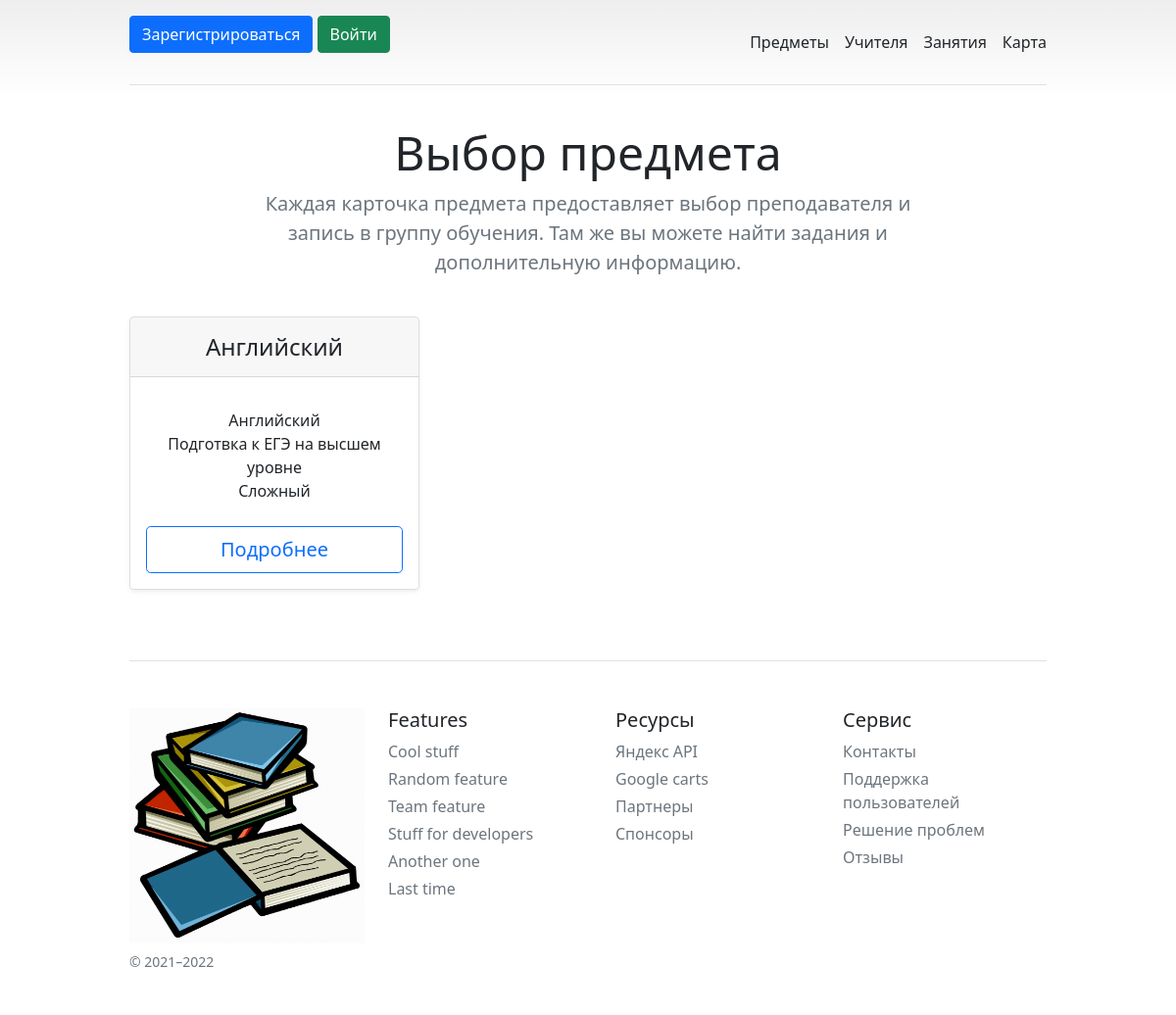
Before: / with the older database file.
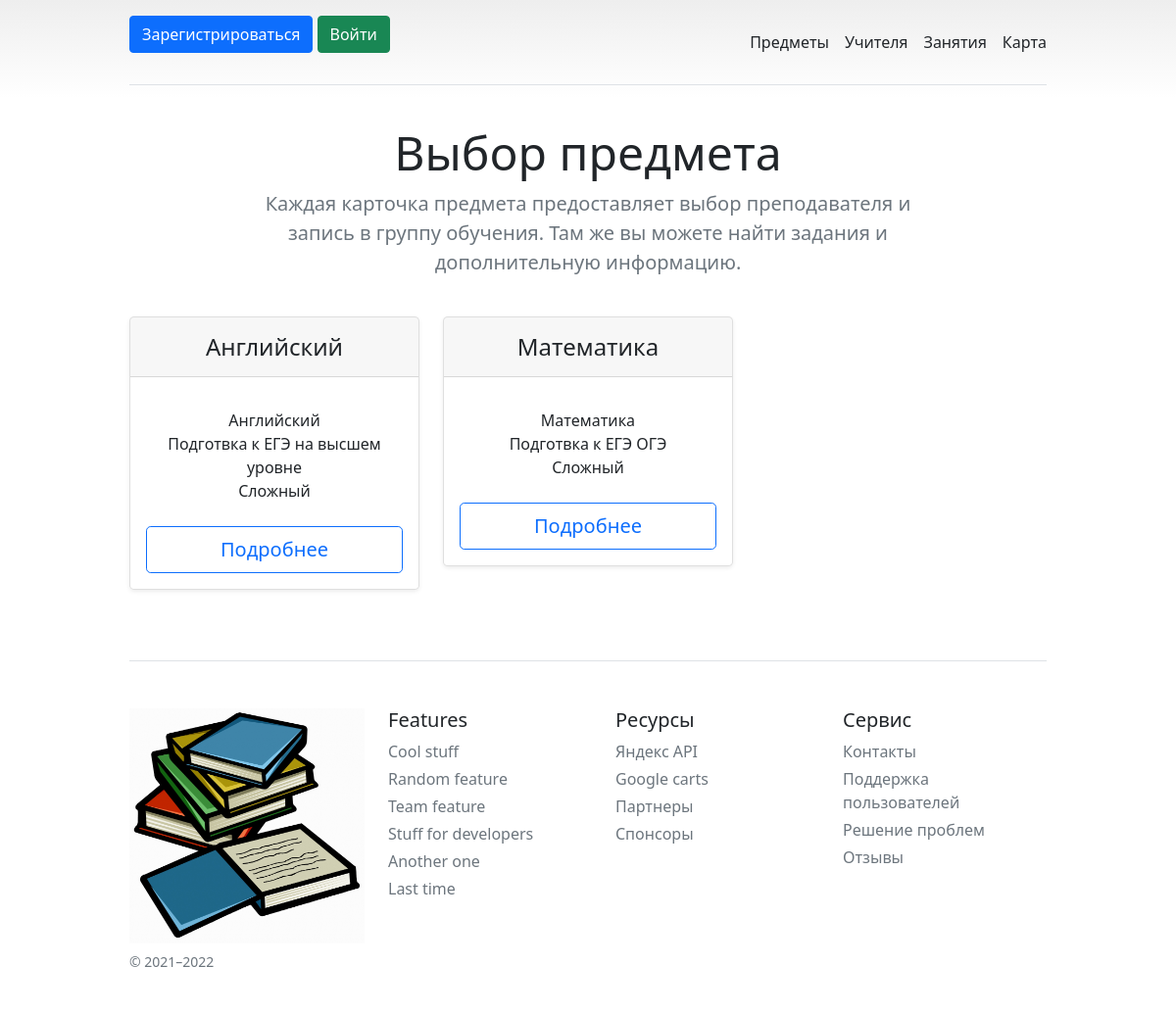
After: the same page with the newer database file.
### data/subjects.py (models this page shows)
class Subject(SqlAlchemyBase):
    __tablename__ = 'subject'
    id = sqlalchemy.Column(sqlalchemy.Integer,
                           primary_key=True, autoincrement=True)
    name = sqlalchemy.Column(sqlalchemy.String, nullable=False)
    about = sqlalchemy.Column(sqlalchemy.String, nullable=True)
    is_hard = sqlalchemy.Column(sqlalchemy.Boolean, default=False)
    user_id = sqlalchemy.Column(sqlalchemy.Integer,
                                sqlalchemy.ForeignKey("users.id"))
    user = orm.relation('User')
    lesson = orm.relation('Lesson', back_populates='subject')

### main.py (the view)
@app.route("/")
def index():
    db_sess = db_session.create_session()
    subjects = db_sess.query(Subject)
    return render_template("index2.html", subject=subjects)

### data/db_session.py (called while the page is built)
def create_session() -> Session:
    global __factory
    return __factory()

### templates/index2.html (shortened to what this page needs)
<!doctype html>
<html lang="en">
<head>
    <link href="https://cdn.jsdelivr.net/npm/bootstrap@5.1.3/dist/css/bootstrap.min.css" rel="stylesheet"
>
    <link href="pricing.css" rel="stylesheet">
</head>
<body>
<div class="container py-3">
    <header>
        <div class="d-flex flex-column flex-md-row align-items-center pb-3 mb-4 border-bottom">
            {% if current_user.is_authenticated %}
            <a href="/logout" class="d-flex align-items-center text-dark text-decoration-none">
                <svg xmlns="http://www.w3.org/2000/svg" width="40" height="32" class="me-2" viewBox="0 0 118 94"
                     role="img"><title>Bootstrap</title>
                    <path fill-rule="evenodd" clip-rule="evenodd"
                          d="M24.509 0c-6.733 0-11.715 5.893-11.492 12.284.214 6.14-.064 14.092-2.066 20.577C8.943 39.365 5.547 43.485 0 44.014v5.972c5.547.529 8.943 4.649 10.951 11.153 2.002 6.485 2.28 14.437 2.066 20.577C12.794 88.106 17.776 94 24.51 94H93.5c6.733 0 11.714-5.893 11.491-12.284-.214-6.14.064-14.092 2.066-20.577 2.009-6.504 5.396-10.624 10.943-11.153v-5.972c-5.547-.529-8.934-4.649-10.943-11.153-2.002-6.484-2.28-14.437-2.066-20.577C105.214 5.894 100.233 0 93.5 0H24.508zM80 57.863C80 66.663 73.436 72 62.543 72H44a2 2 0 01-2-2V24a2 2 0 012-2h18.437c9.083 0 15.044 4.92 15.044 12.474 0 5.302-4.01 10.049-9.119 10.88v.277C75.317 46.394 80 51.21 80 57.863zM60.521 28.34H49.948v14.934h8.905c6.884 0 10.68-2.772 10.68-7.727 0-4.643-3.264-7.207-9.012-7.207zM49.948 49.2v16.458H60.91c7.167 0 10.964-2.876 10.964-8.281 0-5.406-3.903-8.178-11.425-8.178H49.948z"
                          fill="currentColor"></path>
                </svg>
                <span class="fs-4">{{ current_user.name }}</span>
            </a>
            {% else %}
            <p>
                <a class="btn btn-primary " href="/register">Зарегистрироваться</a>
                <a class="btn btn-success" href="/login">Войти</a>
            </p>
            {% endif %}
            <nav class="d-inline-flex mt-2 mt-md-0 ms-md-auto">
                <a class="me-3 py-2 text-dark text-decoration-none" href="#">Предметы</a>
                <a class="me-3 py-2 text-dark text-decoration-none" href="#">Учителя</a>
                <a class="me-3 py-2 text-dark text-decoration-none" href="#">Занятия</a>
                <a class="py-2 text-dark text-decoration-none" href="#">Карта</a>
            </nav>
        </div>
        <div class="pricing-header p-3 pb-md-4 mx-auto text-center">
            <h1 class="display-5 fw-normal">Выбор предмета</h1>
            <p class="fs-5 text-muted">Каждая карточка предмета предоставляет выбор преподавателя и запись в группу
                обучения. Там же вы можете найти задания и дополнительную информацию.</p>
        </div>
    </header>
    <main>
        <div class="row row-cols-1 row-cols-md-3 mb-3 text-center">
            {% for item in subject%}
            <div class="col">
                <div class="card mb-4 rounded-3 shadow-sm">
                    <div class="card-header py-3">
                        <h4 class="my-0 fw-normal">{{item.name}}</h4>
                    </div>
                    <div class="card-body">
                        <ul class="list-unstyled mt-3 mb-4">
                            <li>{{item["name"]}}</li>
                            <li>{{item["about"]}}</li>
                            {% if item["is_hard"] %}
                            <li>Сложный</li>
                            {% else %}
                            <li>Легкий</li>
                            {% endif %}
                        </ul>
                        {% if current_user.is_authenticated %}
                        <a href="lesson/{{item.id}}">
                            <button type="button" class="w-100 btn btn-lg btn-outline-primary">
                                Выбрать
                            </button>
                        </a>
                        {% else %}
                        <a href="lesson/info/{{item.id}}">
                            <button type="button" class="w-100 btn btn-lg btn-outline-primary">
                                Подробнее
                            </button>
                        </a>
                        {% endif %}
                    </div>
                </div>
            </div>
            {%endfor%}
        </div>
    </main>
    <footer class="pt-4 my-md-5 pt-md-5 border-top">
        <div class="row">
            <div class="col-12 col-md">
                <img class="mb-2" src="/static/img/imp.png" alt="" width="240" height="240">
                <small class="d-block mb-3 text-muted">&copy; 2021–2022</small>
            </div>
            <div class="col-6 col-md">
                <h5>Features</h5>
                <ul class="list-unstyled text-small">
                    <li class="mb-1"><a class="link-secondary text-decoration-none" href="#">Cool stuff</a></li>
                    <li class="mb-1"><a class="link-secondary text-decoration-none" href="#">Random feature</a></li>
                    <li class="mb-1"><a class="link-secondary text-decoration-none" href="#">Team feature</a></li>
                    <li class="mb-1"><a class="link-secondary text-decoration-none" href="#">Stuff for developers</a>
                    </li>
                    <li class="mb-1"><a class="link-secondary text-decoration-none" href="#">Another one</a></li>
                    <li class="mb-1"><a class="link-secondary text-decoration-none" href="#">Last time</a></li>
                </ul>
            </div>
            <div class="col-6 col-md">
                <h5>Ресурсы</h5>
                <ul class="list-unstyled text-small">
                    <li class="mb-1"><a class="link-secondary text-decoration-none" href="#">Яндекс API</a></li>
                    <li class="mb-1"><a class="link-secondary text-decoration-none" href="#">Google carts</a></li>
                    <li class="mb-1"><a class="link-secondary text-decoration-none" href="#">Партнеры</a></li>
                    <li class="mb-1"><a class="link-secondary text-decoration-none" href="#">Спонсоры</a></li>
                </ul>
            </div>
            <div class="col-6 col-md">
                <h5>Сервис</h5>
                <ul class="list-unstyled text-small">
                    <li class="mb-1"><a class="link-secondary text-decoration-none" href="#">Контакты</a></li>
                    <li class="mb-1"><a class="link-secondary text-decoration-none" href="#">Поддержка пользователей</a>
                    </li>
                    <li class="mb-1"><a class="link-secondary text-decoration-none" href="#">Решение проблем</a></li>
                    <li class="mb-1"><a class="link-secondary text-decoration-none" href="#">Отзывы</a></li>
                </ul>
            </div>
        </div>
    </footer>
</div>
</body>
</html>

### templates/pricing.css (style rules this page uses)
body { background-image: linear-gradient(180deg, #eee, #fff 100px, #fff); }
.container { max-width: 960px; }
.pricing-header { max-width: 700px; }

Changed rows visible on the page:
added Subject: name "Математика", about "Подготвка к ЕГЭ ОГЭ", is_hard "Сложный"
